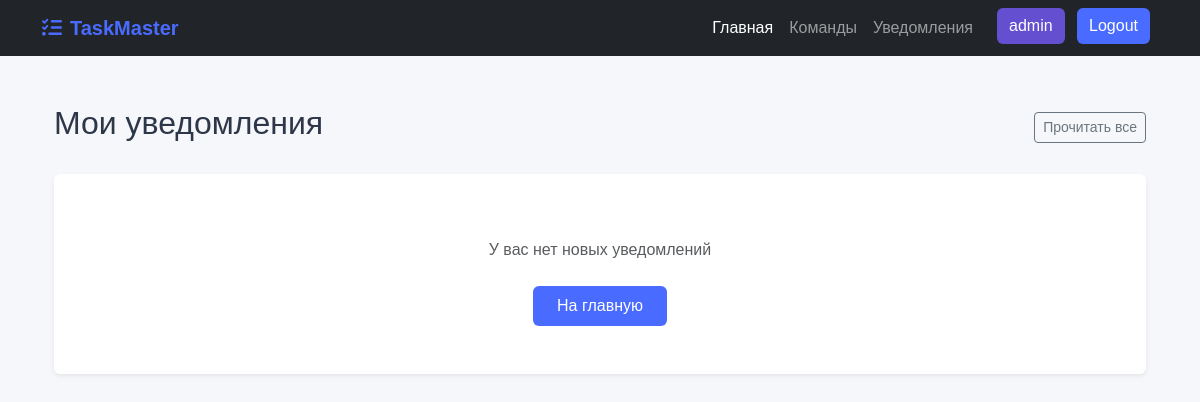
/notifications/?page=2 (signed in), run on an earlier commit of the app's database.
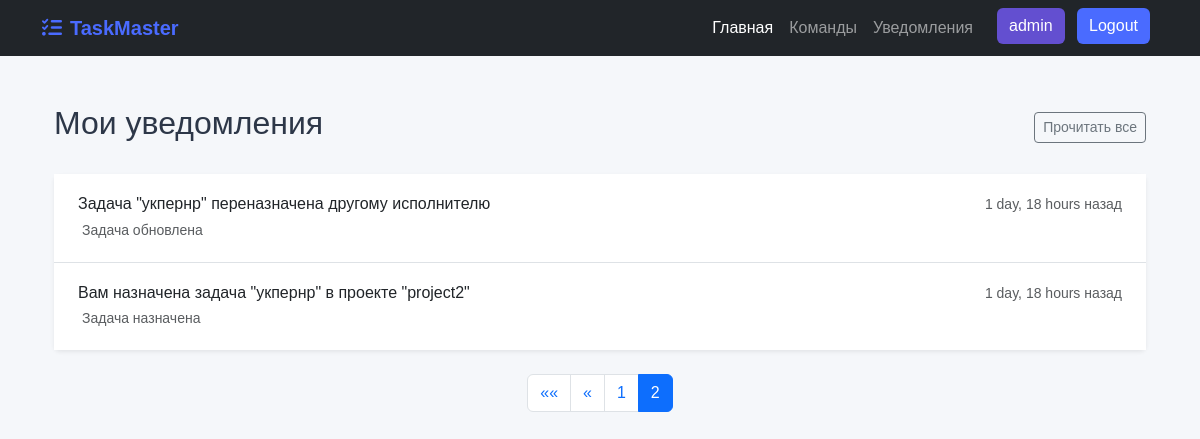
And on a later commit of the database.
### tasktracker/models.py (models this page shows)
class Notification(models.Model):
    TYPE_CHOICES = [
        ('TASK_ASSIGNED', 'Задача назначена'),
        ('TASK_UPDATED', 'Задача обновлена'),
        ('COMMENT_ADDED', 'Добавлен комментарий'),
    ]
    recipient = models.ForeignKey(User, on_delete=models.CASCADE)
    team = models.ForeignKey(Team, on_delete=models.SET_NULL, null=True, blank=True)
    message = models.TextField()
    notification_type = models.CharField(max_length=13, choices=TYPE_CHOICES)
    related_task = models.ForeignKey(Task, on_delete=models.SET_NULL, null=True, blank=True)
    is_read = models.BooleanField(default=False)
    created_at = models.DateTimeField(auto_now_add=True)

### tasktracker/views.py (the view)
# urls.py: path('notifications/', notifications, name='notifications'),
@login_required
def notifications(request):
    notifications = Notification.objects.filter(recipient=request.user).order_by('-created_at')
    paginator = Paginator(notifications, 10)
    page_number = request.GET.get('page')
    page_obj = paginator.get_page(page_number)
    return render(request, 'tasktracker/notifications.html', {
        'notifications': page_obj,
        'page_obj': page_obj,
        'is_paginated': paginator.num_pages > 1
    })

### tasktracker/templates/tasktracker/notifications.html (shortened to what this page needs)
{% extends 'base.html' %}
{% block content %}
<div class="container py-4">
    <div class="d-flex justify-content-between align-items-center mb-4">
        <h2>
             Мои уведомления
        </h2>
        <form method="post" action="{% url 'mark_all_notifications_read' %}">
            <button type="submit" class="btn btn-sm btn-outline-secondary">
                 Прочитать все
            </button>
        </form>
    </div>
    <div class="card border-0 shadow-sm">
        <div class="card-body p-0">
            {% if notifications %}
            <div class="list-group list-group-flush">
                {% for notification in notifications %}
                <a href="{% if notification.related_task %}{% url 'task_detail' team_id=notification.related_task.project.team.id project_id=notification.related_task.project.id task_id=notification.related_task.id %}{% else %}#{% endif %}"
                   class="list-group-item list-group-item-action {% if not notification.is_read %}bg-light{% endif %}">
                    <div class="d-flex justify-content-between">
                        <div>
                            <h6 class="mb-1">
                                {{ notification.message }}
                            </h6>
                            <small class="text-muted">
                                {{ notification.get_notification_type_display }}
                            </small>
                        </div>
                        <small class="text-nowrap text-muted">
                            {{ notification.created_at|timesince }} назад
                        </small>
                    </div>
                </a>
                {% endfor %}
            </div>
            {% else %}
            <div class="text-center py-5">
                <p class="mt-3 text-muted">У вас нет новых уведомлений</p>
                <a href="{% url 'dashboard' %}" class="btn btn-primary mt-2">
                     На главную
                </a>
            </div>
            {% endif %}
        </div>
    </div>
    {% if is_paginated %}
    <nav class="mt-4">
        <ul class="pagination justify-content-center">
            {% if page_obj.has_previous %}
            <li class="page-item">
                <a class="page-link" href="?page=1" aria-label="First">
                    <span aria-hidden="true">&laquo;&laquo;</span>
                </a>
            </li>
            <li class="page-item">
                <a class="page-link" href="?page={{ page_obj.previous_page_number }}" aria-label="Previous">
                    <span aria-hidden="true">&laquo;</span>
                </a>
            </li>
            {% endif %}
            {% for num in page_obj.paginator.page_range %}
            {% if page_obj.number == num %}
            <li class="page-item active"><a class="page-link" href="?page={{ num }}">{{ num }}</a></li>
            {% elif num > page_obj.number|add:'-3' and num < page_obj.number|add:'3' %}
            <li class="page-item"><a class="page-link" href="?page={{ num }}">{{ num }}</a></li>
            {% endif %}
            {% endfor %}
        </ul>
    </nav>
    {% endif %}
</div>
{% endblock %}

What changed in the data, as far as the page shows it:
added Notification: message "Задача \"укпернр\" переназначена другому исполнителю", notification_type "Задача обновлена", created_at "1 day, 18 hours"
added Notification: message "Вам назначена задача \"укпернр\" в проекте \"project2\"", notification_type "Задача назначена", created_at "1 day, 18 hours"
Also different on the page:
text no longer shown: "У вас нет новых уведомлений На главную"
new list line: "1"
new list line: "2"
